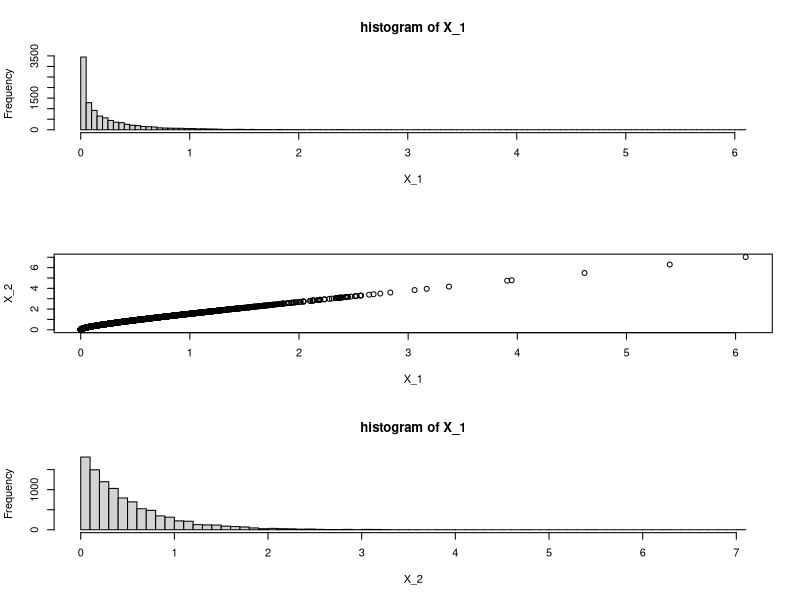

R code for this plot:
#' This script illustrates the concept of co-dependence, as described 
#' in A. Meucci, "Risk and Asset Allocation", Springer, 2005,  Chapter 2.
#'
#' @references
#' A. Meucci - "Exercises in Advanced Risk and Portfolio Management" \url{http://symmys.com/node/170}, 
#' "E 89 - Full co-dependence".
#'
#' See Meucci's script for "S_FullCodependence.m"
#'
#' @author Xavier Valls \email{flamejat@@gmail.com}

#############################################################################################################
### Generate draws 
J    = 10000;
N    = 10;
sig2 = 1;

U = runif( J );
X = matrix( NaN, J, N );

for( n in 1 : N )
{
    a = n / 2;
    b = 2 * sig2;
    X[ , n ] = qgamma( U, a, b );
}

NumBins = round( 10 * log( J ));

par( mfrow = c( 3, 1) );
hist( X[ , 1 ], NumBins, xlab = "X_1", main = "histogram of X_1" );
plot( X[ , 1 ], X[ , 2 ], xlab = "X_1", ylab = "X_2" );
hist( X[ , 2 ], NumBins, xlab = "X_2", main = "histogram of X_1" );

